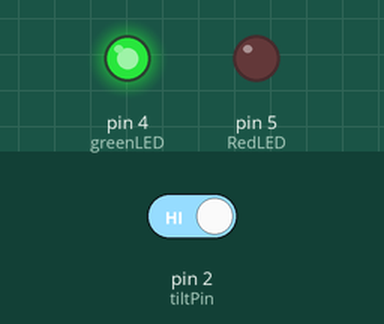
This sketch was run on a simulated Arduino Uno, built with avr-gcc and run on an emulated ATmega328P. On the bench: output pins drawn as LEDs (lit = HIGH). Inputs (shaded band) come from the test bench; at power-on: pin 2 (tiltPin) HIGH. What the sketch prints to the serial monitor is not drawn.

Above: at 1.2 s.
1.3 s: pin 2 (tiltPin) driven LOW
At 1.7 s:
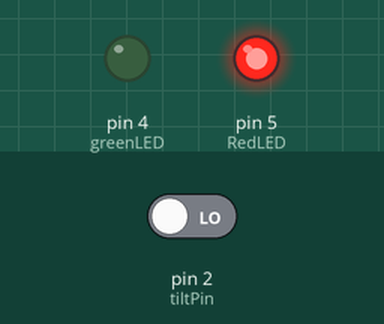
2.8 s: pin 2 (tiltPin) driven HIGH
At 4.0 s:
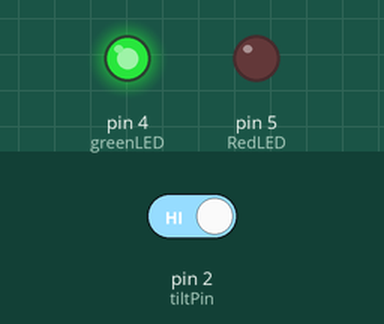
Timing chart, 0 to 5.8 s (numbered marks = the images above; inputs shaded):
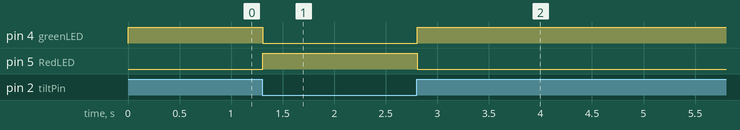

Measured:
- after the input at 1.3 s, pin 4 (greenLED): HIGH → LOW at once; pin 5 (RedLED): LOW → HIGH at once
- after the input at 2.8 s, pin 4 (greenLED): LOW → HIGH at once; pin 5 (RedLED): HIGH → LOW at once

The sketch:

tiltSwitch.ino
```cpp
int tiltPin = 2;
int tiltVal;
int RedLED =5;
int greenLED=4;

void setup() {
  // put your setup code here, to run once:
pinMode(tiltPin,INPUT);
pinMode(RedLED,OUTPUT);
pinMode(greenLED,OUTPUT);
digitalWrite(tiltPin,HIGH);
Serial.begin(9600);
}

void loop() {
  // put your main code here, to run repeatedly:
tiltVal = digitalRead(tiltPin);
Serial.println(tiltVal);
if(tiltVal == 1){
  digitalWrite(greenLED,HIGH);
  digitalWrite(RedLED,LOW);
  }
else{
  digitalWrite(greenLED,LOW);
  digitalWrite(RedLED,HIGH);
}
}
```
